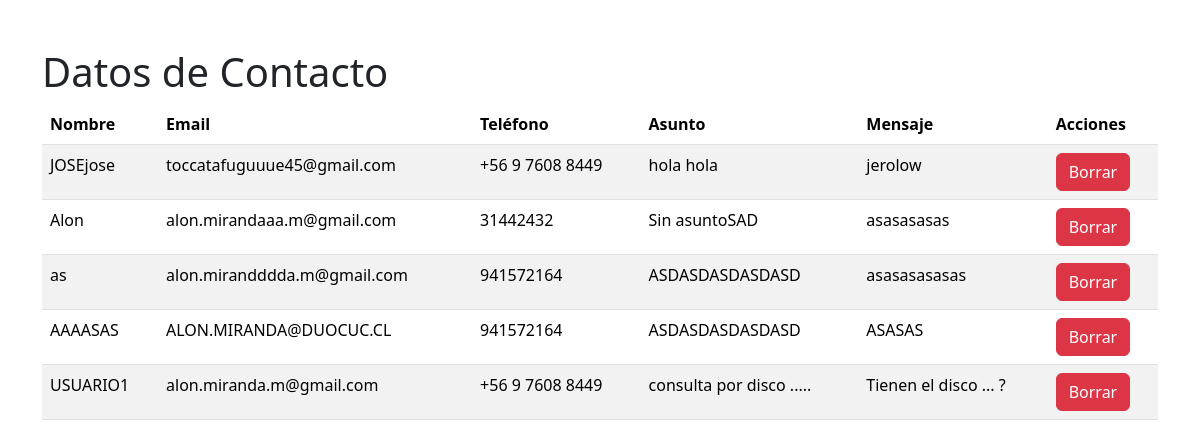
Page /visualizacion/ (signed in) on the committed database.
### tienda/models.py (models this page shows, shortened)
class Contacto(models.Model):
    nombre = models.CharField(max_length=100)
    email = models.EmailField(unique=True)
    telefono = models.CharField(max_length=15)
    asunto = models.CharField(max_length=100, default='Sin asunto')
    mensaje = models.TextField(default='Sin mensaje')

### tienda/views.py (the view)
# urls.py: path('visualizacion/', views.visualizacion, name='visualizacion'),
@login_required  # Decorador: Solo usuario autentificado puede acceder
@user_passes_test(es_admin)  # Verificar si el usuario tiene privilegios de superusuario antes de permitir el acceso a la función.
def visualizacion(request):
    contactos = Contacto.objects.all()  # Obtiene todos los registros del modelo Contacto
    return render(request, 'tienda/visualizacion.html', {'contactos': contactos})  # Renderiza la plantilla 'visualizacion.html' pasando los contactos como contexto

### tienda/views.py (called while the page is built)
def es_admin(user):
    return user.is_superuser

### tienda/templates/tienda/visualizacion.html (shortened to what this page needs)
<!DOCTYPE html>
<html lang="en">
<head>
    {% load static %}
    <link href="https://cdn.jsdelivr.net/npm/bootstrap@5.3.3/dist/css/bootstrap.min.css" rel="stylesheet" />
</head>
<body>
    <div class="container mt-5">
        <h1>Datos de Contacto</h1>
        <table class="table table-striped">
            <thead>
                <tr>
                    <th>Nombre</th>
                    <th>Email</th>
                    <th>Teléfono</th>
                    <th>Asunto</th>
                    <th>Mensaje</th>
                    <th>Acciones</th>
                </tr>
            </thead>
            <tbody>
                {% for contacto in contactos %}  {% comment %} Iterar en contactos y renderizar cada contacto {% endcomment %}
                <tr>
                    <td>{{ contacto.nombre }}</td>
                    <td>{{ contacto.email }}</td>
                    <td>{{ contacto.telefono }}</td>
                    <td>{{ contacto.asunto }}</td>
                    <td>{{ contacto.mensaje }}</td>
                    <td>
                        <form method="post" action="{% url 'eliminar_contacto' contacto.id %}">
                            <button type="submit" class="btn btn-danger">Borrar</button>
                        </form>
                    </td>
                </tr>
                {% endfor %}
            </tbody>
        </table>
    </div>
</body>
</html>

### rows in the picture
Contacto: nombre "JOSEjose", email "toccatafuguuue45@gmail.com", telefono "+56 9 7608 8449", asunto "hola hola", mensaje "jerolow"
Contacto: nombre "Alon", email "alon.mirandaaa.m@gmail.com", telefono "31442432", asunto "Sin asuntoSAD", mensaje "asasasasas"
Contacto: nombre "as", email "alon.mirandddda.m@gmail.com", telefono "941572164", asunto "ASDASDASDASDASD", mensaje "asasasasasas"
Contacto: nombre "AAAASAS", email "ALON.MIRANDA@DUOCUC.CL", telefono "941572164", asunto "ASDASDASDASDASD", mensaje "ASASAS"
Contacto: nombre "USUARIO1", email "alon.miranda.m@gmail.com", telefono "+56 9 7608 8449", asunto "consulta por disco .....", mensaje "Tienen el disco ... ?"
